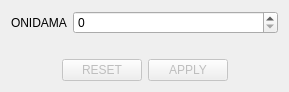
<?xml version="1.0" encoding="UTF-8"?>
<ui version="4.0">
 <class>Section9Tab</class>
 <widget class="QWidget" name="Section9Tab">
  <property name="geometry">
   <rect>
    <x>0</x>
    <y>0</y>
    <width>289</width>
    <height>92</height>
   </rect>
  </property>
  <property name="windowTitle">
   <string notr="true">Form</string>
  </property>
  <layout class="QVBoxLayout" name="verticalLayout">
   <item>
    <layout class="QFormLayout" name="formLayout">
     <item row="0" column="0">
      <widget class="QLabel" name="label">
       <property name="text">
        <string>ONIDAMA</string>
       </property>
      </widget>
     </item>
     <item row="0" column="1">
      <widget class="QSpinBox" name="moneyCB">
       <property name="maximum">
        <number>999999</number>
       </property>
      </widget>
     </item>
    </layout>
   </item>
   <item>
    <layout class="QHBoxLayout" name="horizontalLayout_3">
     <item>
      <spacer name="horizontalSpacer">
       <property name="orientation">
        <enum>Qt::Horizontal</enum>
       </property>
       <property name="sizeHint" stdset="0">
        <size>
         <width>40</width>
         <height>20</height>
        </size>
       </property>
      </spacer>
     </item>
     <item>
      <widget class="QPushButton" name="resetButton">
       <property name="enabled">
        <bool>false</bool>
       </property>
       <property name="text">
        <string>RESET</string>
       </property>
      </widget>
     </item>
     <item>
      <widget class="QPushButton" name="applyButton">
       <property name="enabled">
        <bool>false</bool>
       </property>
       <property name="text">
        <string>APPLY</string>
       </property>
      </widget>
     </item>
     <item>
      <spacer name="horizontalSpacer_2">
       <property name="orientation">
        <enum>Qt::Horizontal</enum>
       </property>
       <property name="sizeHint" stdset="0">
        <size>
         <width>40</width>
         <height>20</height>
        </size>
       </property>
      </spacer>
     </item>
    </layout>
   </item>
  </layout>
 </widget>
 <resources/>
 <connections/>
</ui>
